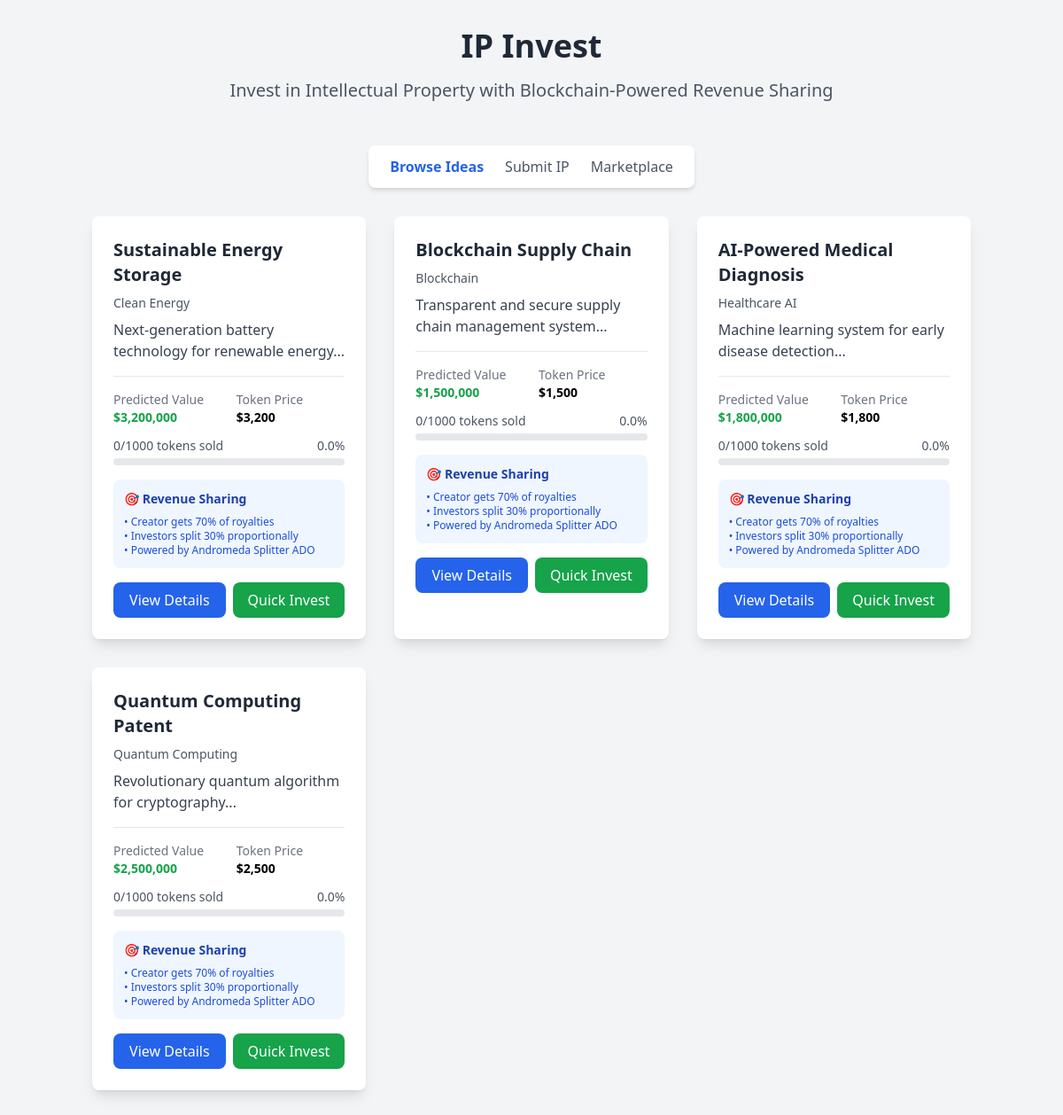
The page / on the database its author committed.
### app.py (models this page shows)
class Idea(db.Model):
    id = db.Column(db.Integer, primary_key=True)
    title = db.Column(db.String(200), nullable=False)
    description = db.Column(db.Text, nullable=False)
    field = db.Column(db.String(100), nullable=False)
    inventor = db.Column(db.String(100), nullable=False)
    predicted_value = db.Column(db.Float, nullable=False)
    total_tokens = db.Column(db.Integer, nullable=False)
    tokens_sold = db.Column(db.Integer, default=0)
    token_price = db.Column(db.Float, nullable=False)
    nft_id = db.Column(db.String(100), unique=True)
    created_at = db.Column(db.DateTime, default=datetime.utcnow)
    status = db.Column(db.String(20), default='active')

### app.py (the view)
@app.route('/')
def index():
    ideas = Idea.query.filter_by(status='active').order_by(Idea.created_at.desc()).all()
    return render_template('index.html', ideas=ideas)

### templates/index.html (shortened to what this page needs)
<!DOCTYPE html>
<html lang="en">
<head>
    <script src="https://cdn.tailwindcss.com"></script>
</head>
<body class="bg-gray-100 min-h-screen">
    <div class="container mx-auto px-4 py-8">
        <div class="text-center mb-12">
            <h1 class="text-4xl font-bold text-gray-800 mb-4">IP Invest</h1>
            <p class="text-xl text-gray-600">Invest in Intellectual Property with Blockchain-Powered Revenue Sharing</p>
        </div>
        <div class="flex justify-center mb-8">
            <nav class="bg-white rounded-lg shadow-md px-6 py-3">
                <div class="flex space-x-6">
                    <a href="/" class="text-blue-600 font-semibold">Browse Ideas</a>
                    <a href="/submit_idea" class="text-gray-600 hover:text-blue-600">Submit IP</a>
                    <a href="/marketplace" class="text-gray-600 hover:text-blue-600">Marketplace</a>
                </div>
            </nav>
        </div>
        <div class="grid grid-cols-1 md:grid-cols-2 lg:grid-cols-3 gap-8">
            {% for idea in ideas %}
            <div class="bg-white rounded-lg shadow-lg p-6 hover:shadow-xl transition-shadow">
                <div class="mb-4">
                    <h3 class="text-xl font-bold text-gray-800 mb-2">{{ idea.title }}</h3>
                    <p class="text-gray-600 text-sm mb-2">{{ idea.field }}</p>
                    <p class="text-gray-700">{{ idea.description[:100] }}...</p>
                </div>
                <div class="border-t pt-4 mb-4">
                    <div class="grid grid-cols-2 gap-4 text-sm">
                        <div>
                            <span class="text-gray-500">Predicted Value</span>
                            <p class="font-bold text-green-600">${{ "{:,.0f}".format(idea.predicted_value) }}</p>
                        </div>
                        <div>
                            <span class="text-gray-500">Token Price</span>
                            <p class="font-bold">${{ "{:,.0f}".format(idea.token_price) }}</p>
                        </div>
                    </div>
                    <div class="mt-3">
                        {% set progress = (idea.tokens_sold / idea.total_tokens * 100) %}
                        <div class="flex justify-between text-sm text-gray-600 mb-1">
                            <span>{{ idea.tokens_sold }}/{{ idea.total_tokens }} tokens sold</span>
                            <span>{{ "{:.1f}".format(progress) }}%</span>
                        </div>
                        <div class="w-full bg-gray-200 rounded-full h-2">
                        </div>
                    </div>
                </div>
                <div class="bg-blue-50 rounded-lg p-3 mb-4">
                    <h4 class="font-semibold text-blue-800 text-sm mb-2">🎯 Revenue Sharing</h4>
                    <div class="text-xs text-blue-700">
                        <p>• Creator gets 70% of royalties</p>
                        <p>• Investors split 30% proportionally</p>
                        <p>• Powered by Andromeda Splitter ADO</p>
                    </div>
                </div>
                <div class="flex space-x-2">
                    <a href="/idea/{{ idea.id }}"
                       class="flex-1 bg-blue-600 text-white py-2 px-4 rounded-lg text-center hover:bg-blue-700 transition-colors">
                        View Details
                    </a>
                    <button onclick="quickInvest({{ idea.id }})"
                            class="flex-1 bg-green-600 text-white py-2 px-4 rounded-lg hover:bg-green-700 transition-colors">
                        Quick Invest
                    </button>
                </div>
            </div>
            {% endfor %}
        </div>
    </div>
</body>
</html>

### rows shown on the page
Idea: title "Sustainable Energy Storage", field "Clean Energy", description "Next-generation battery technology for renewable energy", predicted_value "3,200,000", token_price "3,200", tokens_sold "0", total_tokens "1000", progress "0.0"
Idea: title "Blockchain Supply Chain", field "Blockchain", description "Transparent and secure supply chain management system", predicted_value "1,500,000", token_price "1,500", tokens_sold "0", total_tokens "1000", progress "0.0"
Idea: title "AI-Powered Medical Diagnosis", field "Healthcare AI", description "Machine learning system for early disease detection", predicted_value "1,800,000", token_price "1,800", tokens_sold "0", total_tokens "1000", progress "0.0"
Idea: title "Quantum Computing Patent", field "Quantum Computing", description "Revolutionary quantum algorithm for cryptography", predicted_value "2,500,000", token_price "2,500", tokens_sold "0", total_tokens "1000", progress "0.0"
